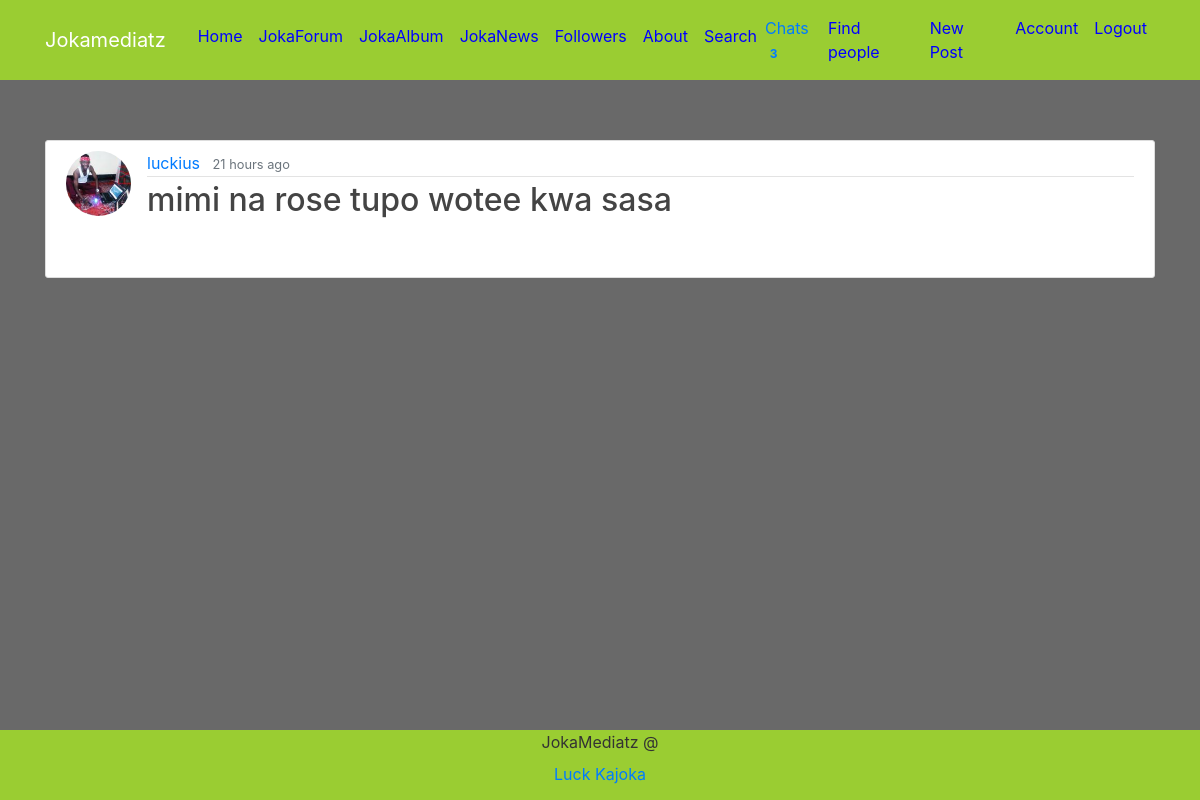
The app's page /post/3 (signed in) with its own data.
### flaskblog/models.py (models this page shows, shortened)
class User(db.Model, UserMixin):
    __searchable__ = ['username']
    id = db.Column(db.Integer, primary_key=True)
    last_seen = db.Column(db.DateTime)
    joined_day = db.Column(db.DateTime, default=datetime.utcnow)
    username = db.Column(db.String(20), unique=True, nullable=False)
    email = db.Column(db.String(120), unique=True, nullable=False)
    image_file = db.Column(db.String(20), nullable=False, default='default.jpg')
    password = db.Column(db.String(60), nullable=False)
    posts = db.relationship('Post', backref='author', lazy=True)
    messages = db.relationship('Messages', backref='author', lazy=True)
    games = db.relationship('Games', backref='author', lazy=True)
    education = db.relationship('Education', backref='author', lazy=True)
    jokanews = db.relationship('Jokanews', backref='author', lazy=True)
    bussnes = db.relationship('Bussnes', backref='author', lazy=True)
    gamescmt = db.relationship('Gamescmt', backref='author', lazy=True)
    bussnescmt = db.relationship('Bussnescmt', backref='author', lazy=True)
    educationcmt = db.relationship('Educationcmt', backref='author', lazy=True)
    notifications = db.relationship('Notification', backref='user',lazy='dynamic')
    messages_sent = db.relationship('Pvtmessage',foreign_keys='Pvtmessage.sender_id', backref='author', lazy='dynamic')
    messages_received = db.relationship('Pvtmessage', foreign_keys='Pvtmessage.recipient_id', backref='recipient', lazy='dynamic')
    last_message_read_time = db.Column(db.DateTime)
    def new_messages(self):
        last_read_time = self.last_message_read_time or datetime(1900, 1, 1)
        return Pvtmessage.query.filter_by(recipient=self).filter(
            Pvtmessage.timestamp > last_read_time).count()
    followed = db.relationship(
         'User', secondary=followers,
         primaryjoin=(followers.c.follower_id == id),
         secondaryjoin=(followers.c.followed_id == id),
         backref=db.backref('followers', lazy='dynamic'), lazy='dynamic')

class Post(db.Model):
    __searchable__ = ['title','content']
    id = db.Column(db.Integer, primary_key=True)
    title = db.Column(db.String(100), nullable=False)
    date_posted = db.Column(db.DateTime, nullable=False, default=datetime.utcnow)
    content = db.Column(db.Text, nullable=False)
    user_id = db.Column(db.Integer, db.ForeignKey('user.id'), nullable=False)

### flaskblog/routes.py (the view)
@app.route("/post/<int:post_id>")
@login_required
def post(post_id):
    post = Post.query.get_or_404(post_id)
    return render_template('post.html', title=post.title, post=post)

### flaskblog/models.py (called while the page is built)
@login_manager.user_loader
def load_user(user_id):
    return User.query.get(int(user_id))

### flaskblog/templates/post.html (shortened to what this page needs)
{% extends "layout.html" %}
{% block content %}
  <article class="media content-section">
    <img class="rounded-circle article-img" src="{{ url_for('static', filename='profile_pics/' + post.author.image_file) }}">
    <div class="media-body">
      <div class="article-metadata">
        <a class="mr-2" href="{{ url_for('user_posts', username=post.author.username) }}">{{ post.author.username }}</a>
        <small class="text-muted">{{ moment(post.date_posted).fromNow() }} </small>
      </div>
         <h2 class="article-title">{{ post.title }}</h2>
         <p class="article-content"{{ post.content }}</p>
    </div>
  </article>
{% endblock content %}

### flaskblog/static/main.css (style rules this page uses)
body { background: #696969; color: #333333; margin-top: 5rem; position: relative; display:flex; flex-direction:column; }
h1, h2, h3, h4, h5, h6 { color: #444444; }
.content-section { background: #ffffff; padding: 10px 20px; border: 1px solid #dddddd; border-radius: 3px; margin-bottom: 20px; overflow: hidden; }
.article-title { color: #444444; white-space: pre-wrap; word-break: break-all; overflow-wrap: break-word; }
.article-content { white-space: pre-line; max-width: 700px; width: 700px; overflow-wrap: break-word; word-break: break-all; }
.media-body { overflow-wrap: break-word; }
.article-img { height: 65px; width: 65px; margin-right: 16px; }
.article-metadata { padding-bottom: 1px; margin-bottom: 4px; border-bottom: 1px solid #e3e3e3 }
html, body { height:100%; margin:0; }

### records on screen
User: image_file (picture), author.username "luckius"
Post: date_posted "21 hours ago", title "mimi na rose tupo wotee kwa sasa"

### other values on screen
{{ ('Chats') }} "Chats"
{{ new_messages }} "3"
